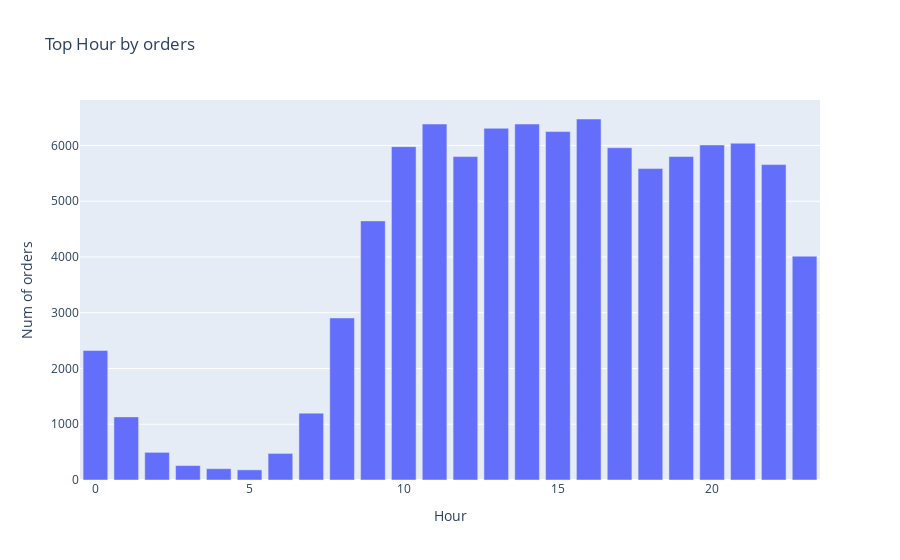

The cell this chart's notebook holds for it:
### Code cell
fig = px.bar(order_hour, x='hour', y='order_id', title='Top Hour by orders', labels={'hour': 'Hour', 'order_id': 'Num of orders'})
fig.show()

### Figure 1 — Plotly figure (JSON) as saved in the notebook; plotly's stock layout.template omitted (floating-point values rounded to 4 significant figures)
{"data": [{"alignmentgroup": "True", "hovertemplate": "Hour=%{x}<br>Num of orders=%{y}<extra></extra>", "legendgroup": "", "marker": {"color": "#636efa", "pattern": {"shape": ""}}, "name": "", "offsetgroup": "", "orientation": "v", "showlegend": false, "textposition": "auto", "type": "bar", "x": [0, 1, 2, 3, 4, 5, 6, 7, 8, 9, 10, 11, 12, 13, 14, 15, 16, 17, 18, 19, 20, 21, 22, 23], "xaxis": "x", "y": [2322, 1132, 496, 259, 203, 182, 477, 1199, 2906, 4647, 5978, 6384, 5800, 6307, 6383, 6248, 6474, 5959, 5585, 5802, 6008, 6040, 5656, 4014], "yaxis": "y"}], "layout": {"barmode": "relative", "legend": {"tracegroupgap": 0}, "title": {"text": "Top Hour by orders"}, "xaxis": {"anchor": "y", "domain": [0, 1], "title": {"text": "Hour"}}, "yaxis": {"anchor": "x", "domain": [0, 1], "title": {"text": "Num of orders"}}}}
